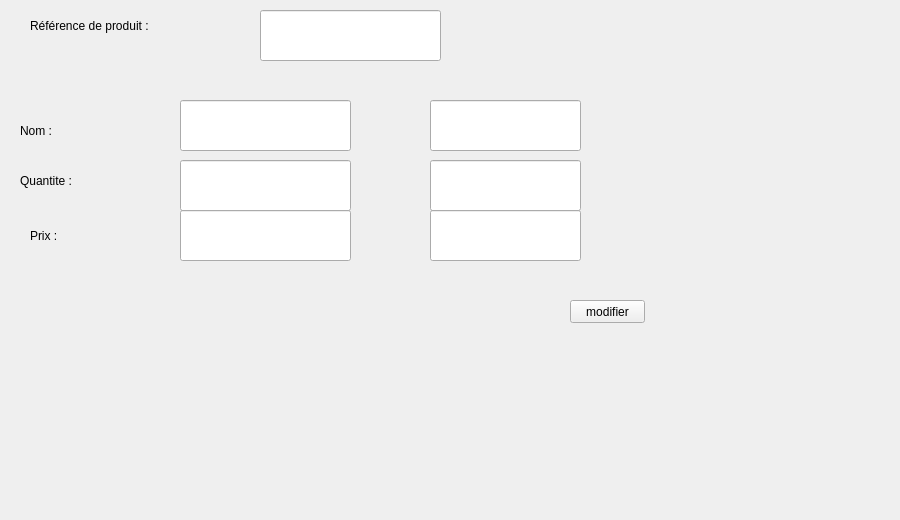
     <widget class="QWidget" name="tab_16">
      <attribute name="icon">
       <iconset>
        <normaloff>../../gestion_fournisseur/gEdit.png</normaloff>../../gestion_fournisseur/gEdit.png</iconset>
      </attribute>
      <attribute name="title">
       <string>Modifier</string>
      </attribute>
      <widget class="QLabel" name="label_29">
       <property name="geometry">
        <rect>
         <x>30</x>
         <y>0</y>
         <width>221</width>
         <height>51</height>
        </rect>
       </property>
       <property name="styleSheet">
        <string notr="true">font: 12pt &quot;MS Shell Dlg 2&quot;;</string>
       </property>
       <property name="text">
        <string>Référence de produit :</string>
       </property>
      </widget>
      <widget class="QLabel" name="label_30">
       <property name="geometry">
        <rect>
         <x>20</x>
         <y>160</y>
         <width>141</width>
         <height>41</height>
        </rect>
       </property>
       <property name="styleSheet">
        <string notr="true">font: 12pt &quot;MS Shell Dlg 2&quot;;</string>
       </property>
       <property name="text">
        <string>Quantite :</string>
       </property>
      </widget>
      <widget class="QLabel" name="label_31">
       <property name="geometry">
        <rect>
         <x>30</x>
         <y>220</y>
         <width>111</width>
         <height>31</height>
        </rect>
       </property>
       <property name="styleSheet">
        <string notr="true">font: 12pt &quot;MS Shell Dlg 2&quot;;</string>
       </property>
       <property name="text">
        <string>Prix :</string>
       </property>
      </widget>
      <widget class="QLabel" name="label_49">
       <property name="geometry">
        <rect>
         <x>0</x>
         <y>-70</y>
         <width>891</width>
         <height>511</height>
        </rect>
       </property>
       <property name="text">
        <string/>
       </property>
       <property name="pixmap">
        <pixmap resource="ressources.qrc">:/images/img/imf.jpg</pixmap>
       </property>
      </widget>
      <widget class="QLineEdit" name="lineEdit_23">
       <property name="geometry">
        <rect>
         <x>260</x>
         <y>10</y>
         <width>181</width>
         <height>51</height>
        </rect>
       </property>
      </widget>
      <widget class="QLineEdit" name="lineEdit_26">
       <property name="geometry">
        <rect>
         <x>180</x>
         <y>210</y>
         <width>171</width>
         <height>51</height>
        </rect>
       </property>
      </widget>
      <widget class="QLineEdit" name="lineEdit_30">
       <property name="geometry">
        <rect>
         <x>180</x>
         <y>160</y>
         <width>171</width>
         <height>51</height>
        </rect>
       </property>
      </widget>
      <widget class="QLineEdit" name="lineEdit_25">
       <property name="geometry">
        <rect>
         <x>430</x>
         <y>160</y>
         <width>151</width>
         <height>51</height>
        </rect>
       </property>
      </widget>
      <widget class="QLineEdit" name="lineEdit_31">
       <property name="geometry">
        <rect>
         <x>430</x>
         <y>210</y>
         <width>151</width>
         <height>51</height>
        </rect>
       </property>
      </widget>
      <widget class="QPushButton" name="pushButton_22">
       <property name="geometry">
        <rect>
         <x>500</x>
         <y>17</y>
         <width>121</width>
         <height>41</height>
        </rect>
       </property>
       <property name="styleSheet">
        <string notr="true">#pushButton_22{
	image: url(:/new/prefix1/i,qge/AP.png);
border:none;}</string>
       </property>
       <property name="text">
        <string/>
       </property>
      </widget>
      <widget class="QLineEdit" name="lineEdit_12">
       <property name="geometry">
        <rect>
         <x>180</x>
         <y>100</y>
         <width>171</width>
         <height>51</height>
        </rect>
       </property>
      </widget>
      <widget class="QLineEdit" name="lineEdit_13">
       <property name="geometry">
        <rect>
         <x>430</x>
         <y>100</y>
         <width>151</width>
         <height>51</height>
        </rect>
       </property>
      </widget>
      <widget class="QLabel" name="label_41">
       <property name="geometry">
        <rect>
         <x>20</x>
         <y>120</y>
         <width>81</width>
         <height>21</height>
        </rect>
       </property>
       <property name="styleSheet">
        <string notr="true">font: 12pt &quot;MS Shell Dlg 2&quot;;</string>
       </property>
       <property name="text">
        <string>Nom :</string>
       </property>
      </widget>
      <widget class="QPushButton" name="pushButton_43">
       <property name="geometry">
        <rect>
         <x>630</x>
         <y>-90</y>
         <width>251</width>
         <height>361</height>
        </rect>
       </property>
       <property name="styleSheet">
        <string notr="true">#pushButton_43{
	image: url(:/new/prefix1/i,qge/c.png);
border:none;}</string>
       </property>
       <property name="text">
        <string/>
       </property>
      </widget>
      <widget class="QPushButton" name="modifier_pro">
       <property name="geometry">
        <rect>
         <x>570</x>
         <y>300</y>
         <width>75</width>
         <height>23</height>
        </rect>
       </property>
       <property name="text">
        <string>modifier</string>
       </property>
      </widget>
      <zorder>label_49</zorder>
      <zorder>label_31</zorder>
      <zorder>label_29</zorder>
      <zorder>label_30</zorder>
      <zorder>lineEdit_23</zorder>
      <zorder>lineEdit_26</zorder>
      <zorder>lineEdit_30</zorder>
      <zorder>lineEdit_25</zorder>
      <zorder>lineEdit_31</zorder>
      <zorder>pushButton_22</zorder>
      <zorder>lineEdit_12</zorder>
      <zorder>lineEdit_13</zorder>
      <zorder>label_41</zorder>
      <zorder>pushButton_43</zorder>
      <zorder>modifier_pro</zorder>
     </widget>
